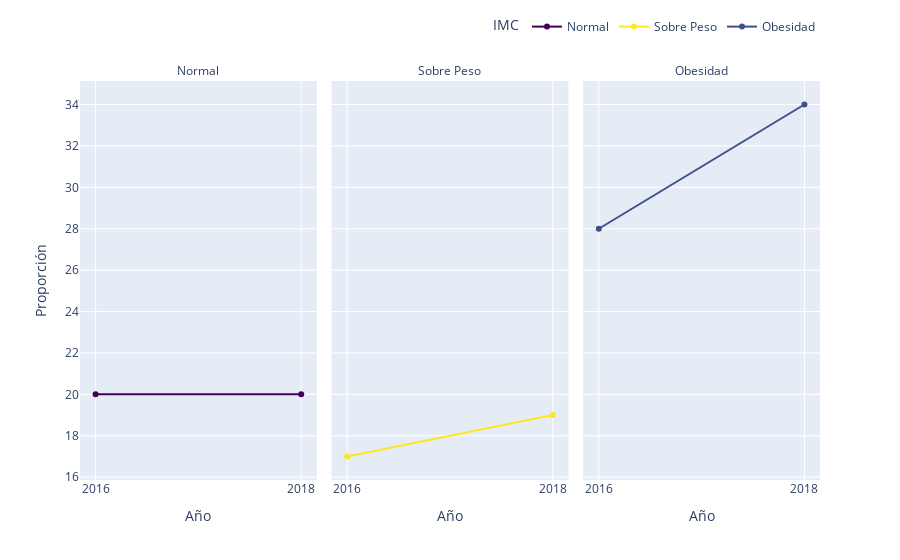

Here is the notebook cell this chart was saved with:
### Code cell
gf_imc_ola=grafo_var('s_imc_fac','IMC',orden=['Normal','Sobre Peso','Obesidad'])
gf_imc_ola

### Figure 1 — Plotly figure (JSON) as saved in the notebook; plotly's stock layout.template omitted (floating-point values rounded to 4 significant figures)
{"data": [{"hovertemplate": "IMC=Normal<br>Año=%{x}<br>Proporción=%{y}<extra></extra>", "legendgroup": "Normal", "line": {"color": "#440154", "dash": "solid"}, "marker": {"symbol": "circle"}, "mode": "markers+lines", "name": "Normal", "orientation": "v", "showlegend": true, "type": "scatter", "x": ["2016", "2018"], "xaxis": "x", "y": [20, 20], "yaxis": "y"}, {"hovertemplate": "IMC=Sobre Peso<br>Año=%{x}<br>Proporción=%{y}<extra></extra>", "legendgroup": "Sobre Peso", "line": {"color": "#fde725", "dash": "solid"}, "marker": {"symbol": "circle"}, "mode": "markers+lines", "name": "Sobre Peso", "orientation": "v", "showlegend": true, "type": "scatter", "x": ["2016", "2018"], "xaxis": "x2", "y": [17, 19], "yaxis": "y2"}, {"hovertemplate": "IMC=Obesidad<br>Año=%{x}<br>Proporción=%{y}<extra></extra>", "legendgroup": "Obesidad", "line": {"color": "#3b528b", "dash": "solid"}, "marker": {"symbol": "circle"}, "mode": "markers+lines", "name": "Obesidad", "orientation": "v", "showlegend": true, "type": "scatter", "x": ["2016", "2018"], "xaxis": "x3", "y": [28.0, 34], "yaxis": "y3"}], "layout": {"annotations": [{"font": {}, "showarrow": false, "text": "Normal", "x": 0.16, "xanchor": "center", "xref": "paper", "y": 1, "yanchor": "bottom", "yref": "paper"}, {"font": {}, "showarrow": false, "text": "Sobre Peso", "x": 0.5, "xanchor": "center", "xref": "paper", "y": 1, "yanchor": "bottom", "yref": "paper"}, {"font": {}, "showarrow": false, "text": "Obesidad", "x": 0.84, "xanchor": "center", "xref": "paper", "y": 1, "yanchor": "bottom", "yref": "paper"}], "autosize": true, "legend": {"orientation": "h", "title": {"text": "IMC"}, "tracegroupgap": 0, "x": 1, "xanchor": "right", "y": 1.1, "yanchor": "bottom"}, "margin": {"t": 60}, "xaxis": {"anchor": "y", "autorange": true, "domain": [0, 0.32], "range": [-0.07172, 1.072], "title": {"text": "Año"}, "type": "category"}, "xaxis2": {"anchor": "y2", "autorange": true, "domain": [0.34, 0.66], "matches": "x", "range": [-0.07172, 1.072], "title": {"text": "Año"}, "type": "category"}, "xaxis3": {"anchor": "y3", "autorange": true, "domain": [0.68, 1.0], "matches": "x", "range": [-0.07172, 1.072], "title": {"text": "Año"}, "type": "category"}, "yaxis": {"anchor": "x", "autorange": true, "domain": [0, 1], "range": [15.68, 35.32], "title": {"text": "Proporción"}, "type": "linear"}, "yaxis2": {"anchor": "x2", "autorange": true, "domain": [0, 1], "matches": "y", "range": [15.68, 35.32], "showticklabels": false, "type": "linear"}, "yaxis3": {"anchor": "x3", "autorange": true, "domain": [0, 1], "matches": "y", "range": [15.68, 35.32], "showticklabels": false, "type": "linear"}}}
